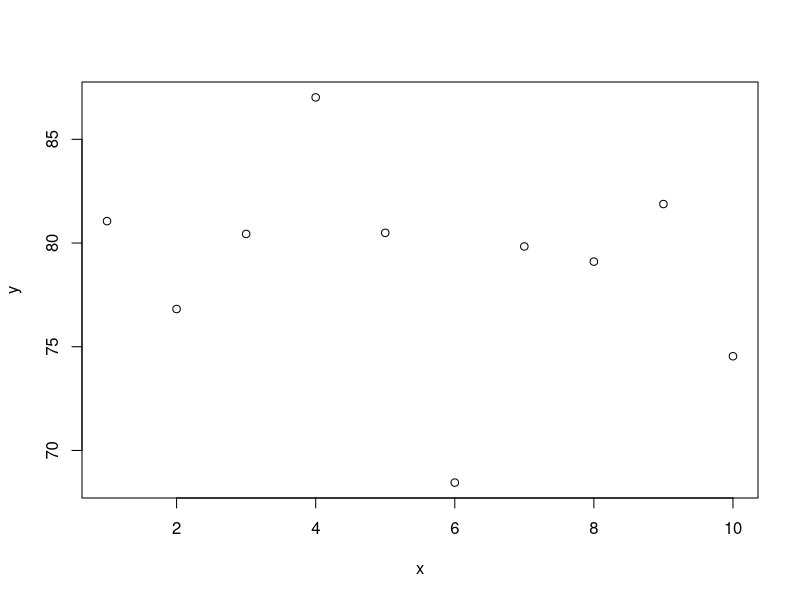

This chart was generated by the following R code:
# github ------

# Version Control ----

# Git is a distributed version control system.
# instead of saving heaps of files of the same thing over and over (v1, v2, v3) with small changes
# each time, use a version control system that keeps track of ONLY the changes each time.
# You move things from your 'Workspace' where you have heaps of files that you may not use all of,
# you move them to the 'Staging Area', and then to the 'Local repositary'.
# The 'Staging Area' contains JUST the files that you want to use, so you know which is the 'right' file.

# Aspects of github

# 1. 'Workspace' - files here are 'untracked'
# 2. 'Staging Area' - files here are 'staged'
# 3. 'Local Repositary' - files here are 'commited' or 'modidied' (post-committing)
#    (You can also have a 'Remote Repositary' which is where you host it eg. on github so someone can see it)

# In the terminal type:
# git config --global user.name "Tania M Kenyon"
# git config --global user.email "tania.kenyon@uqconnect.edu.au"

# Then create a New Project and make sure you tick 'Create a git repositery'
# Then save an R script (this one - 'github_repositaries') and then
# in the Git tab (next to History) it will show the R script and the status
# If the status is ?? it means the files are 'untracked'

x=seq(1, 10, len=10)
y=40*2 + rnorm(10,0,5)
plot(x,y)
summary(y)

# Now, say you are happy with your code, committ it.
# Select the file, the 'github_repositaries' and tick it, then click 'Commit'
# type in the comments what you have done, e.g 'This is the initial commit' or
# added analsis of x, y, z.

# ****A git repositary is a .git folder***
# So now we have a git repositary with a 'HEAD' and a branch - 'MASTER'

# So the R script just has the HEAD (latest), 
# but the git file has all of the history

# Commits are cheap - commit often!!

# Tagging commits:

# It changes your documents, your files, to hexcode.
# You can 'tag' a commit so that it has a proper name instead of a hex code.
# e.g. if you wanted to call it V1 when you have submitted a paper with 
# the current analysis.
# Go to the cog symbol in 'Git' tab, open 'Shell'.
# Type: git tag -a 'V.1' -m 'Version 1' 
# Replace 'V.1' with whatever (no spaces allowed)
# Replace 'Version 1' with whatever.

# OPTIONS

# 1. Checkout - moves the head back to a previous point and commits from then on in another direction (branch)
# 2. Reset - VERY DRAMATIC. you know no-one has committed on top of what you've done and it 
# was silly and you want to delete it all.
# 3. Revert - Jumps back in time.

# 1. Checkout - 
# Go to shell and type: git checkout 4fe70
# Now the summary.R file doesn't exist and we are looking at an old version.
# Agree with RStudio to close that file.
# To get back to the future (the latest file) type: git checkout master
# OR go to the dropdown arrow in Git tab and click on master

# 2. Revert -
# If we want to reverse our changes.
# Type in shell the one you want to reverse
# Type git revert 
